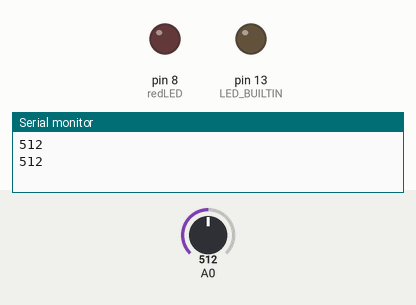
Bench run of a sketch on a simulated Arduino Uno, built with avr-gcc and run on an emulated ATmega328P. Shown: output pins drawn as LEDs (lit = HIGH), the last lines printed to the serial monitor. Inputs (shaded band) come from the test bench; at power-on: A0 = 512.

Above: at 1.8 s.
1.9 s: A0 set to 316
3.4 s: A0 set to 283
At 5.2 s:
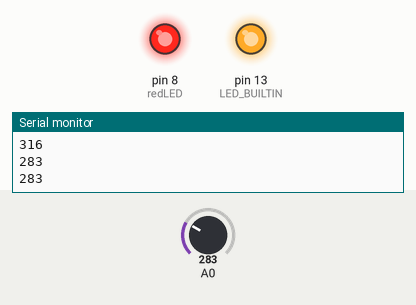
5.5 s: A0 set to 306
At 7.0 s:
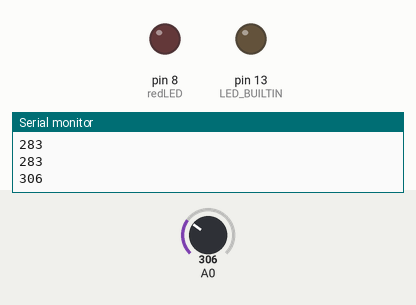
7.5 s: A0 set to 122
At 8.5 s:
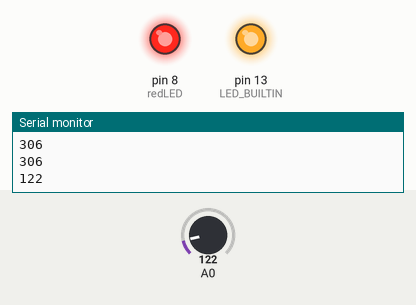
Timing chart, 0 to 10.5 s (numbered marks = the images above; inputs shaded):
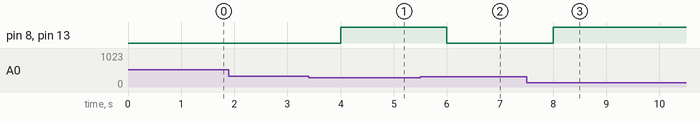

The sketch:

4.1C_SoilMoisture.ino
```cpp
  /*
  # Editor     : Lauren
  # Date       : 13.01.2012
  # Version    : 1.0
  # Connect the sensor to the A0(Analog 0) pin on the Arduino board
  # the sensor value description
  # 0  ~300     dry soil
  # 300~700     humid soil
  # 700~950     in water
  */
#define redLED 8
int HumidSoil = 300;

void setup() {
  pinMode(redLED, OUTPUT);
  pinMode(LED_BUILTIN, OUTPUT);

  Serial.begin(9600); // open serial port, set the baud rate as 9600 bps
}
void loop() {
  int val;
  val = analogRead(0); //connect sensor to Analog 0
  Serial.println(val); //print the value to serial port

  if (val < HumidSoil){
    digitalWrite(LED_BUILTIN, HIGH);
    digitalWrite(redLED, HIGH);
  }
  else {
    digitalWrite(redLED,LOW);
    digitalWrite(LED_BUILTIN, LOW);
  }

  delay(1000);
}
```

Measured:
- the behaviour switches between 300 and 299 on A0 (found by bisection; images 0 and 1)
- after the input at 3.4 s, pin 8 (redLED), pin 13 (LED_BUILTIN): LOW → HIGH after 0.60 s
- after the input at 5.5 s, pin 8 (redLED), pin 13 (LED_BUILTIN): HIGH → LOW after 0.50 s
- after the input at 7.5 s, pin 8 (redLED), pin 13 (LED_BUILTIN): LOW → HIGH after 0.50 s
